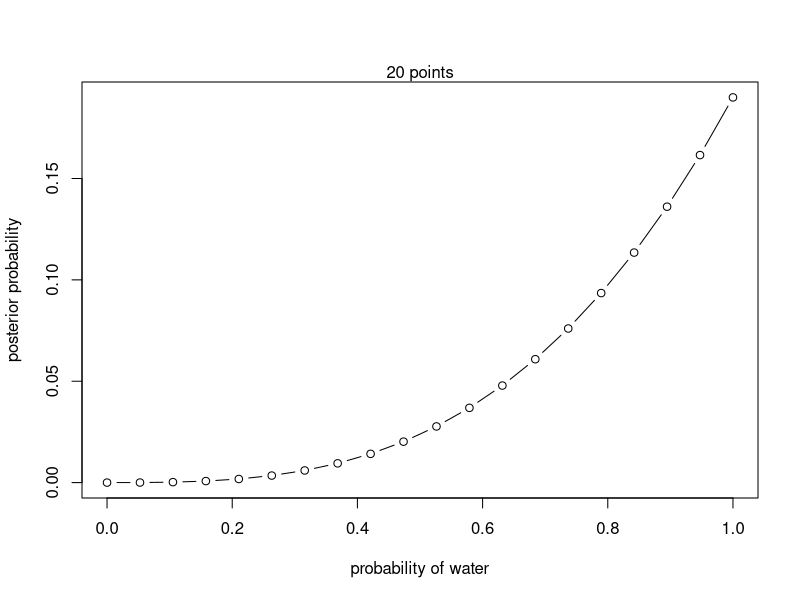
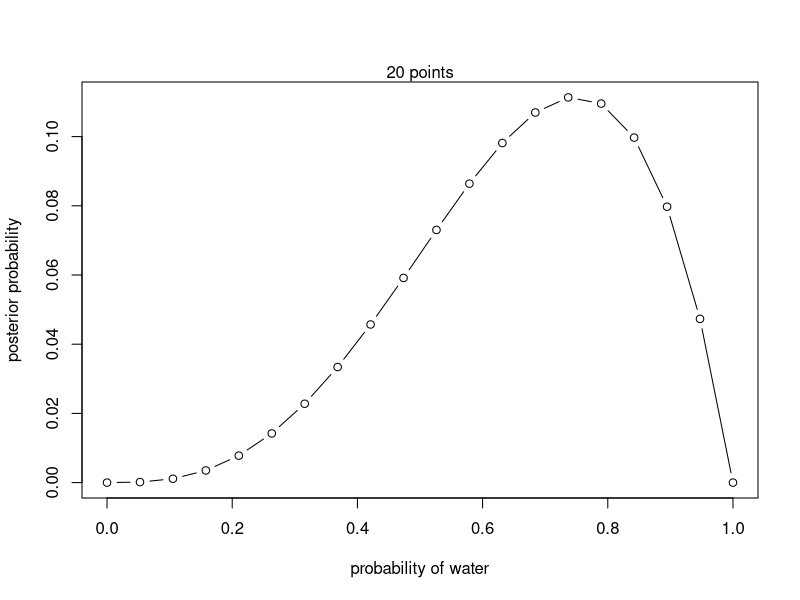
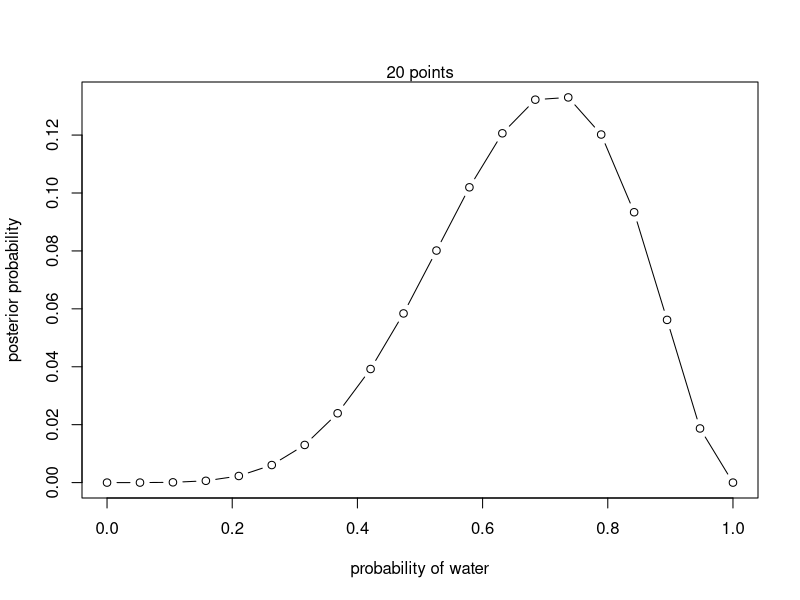
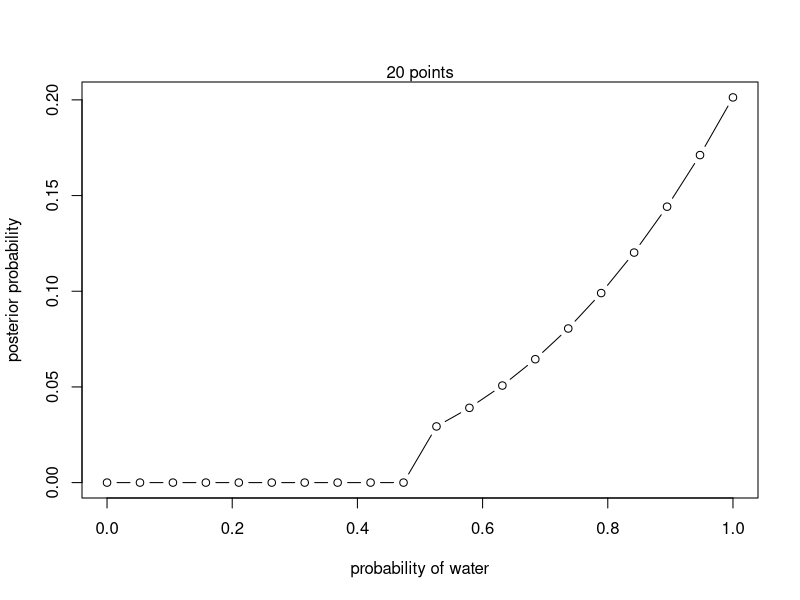
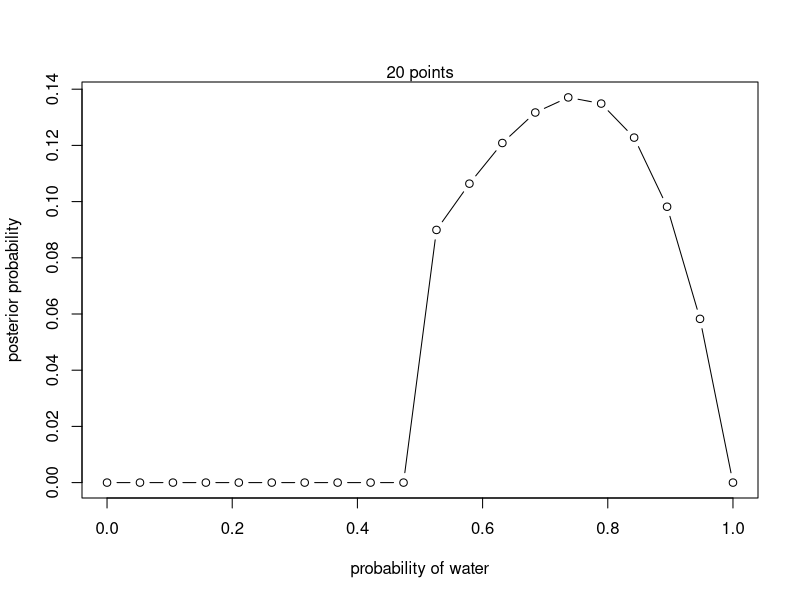
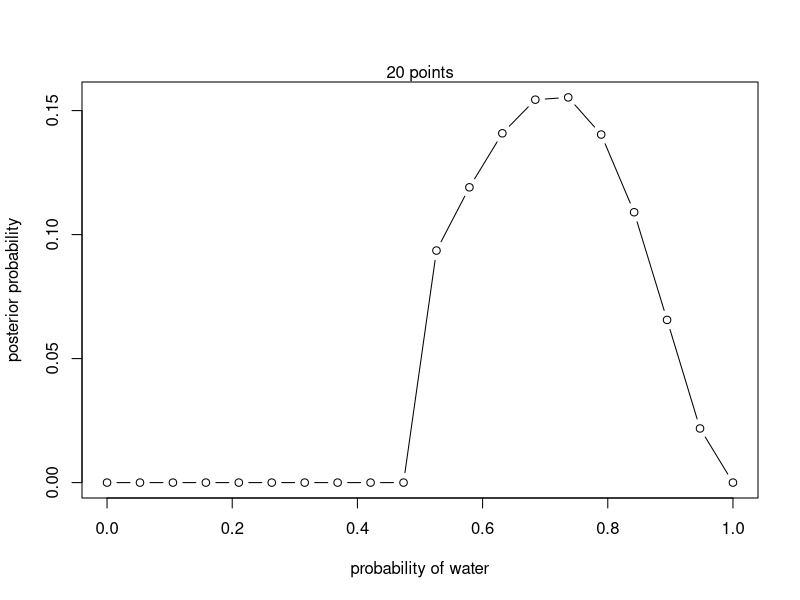

Reproduce these figures in R, in order.
#!/usr/bin/env Rscript

'I am sorry for the late submission of the homework.'
'The reasons are a mixture of lazyness and bad internet connection (I am stealing it from the cafee across the street).'
'Also sorry for not submiting the previous one at all - I am a little late to the party this semester.'

'2E1'
'P(data | parameters)'
'(3) Pr(Monday|rain)'

'2E2'
'(1) The probability of rain on Monday.'

'2E3'
'(2) Pr(rain|Monday)'

'2E4'
'Given our measurements we believe there is about 70% water on Earth.'

'2M1'
plot_grid_approx <- function(water, total, prior=rep(1, 20))
{
    p_grid <- seq( from=0 , to=1 , length.out=20 )
    likelihood <- dbinom( water , size=total , prob=p_grid )
    unstd.posterior <- likelihood * prior
    posterior <- unstd.posterior / sum(unstd.posterior)

    plot( p_grid , posterior , type="b" ,
    xlab="probability of water" , ylab="posterior probability" )
    mtext( "20 points" )
}

plot_grid_approx(3, 3)
plot_grid_approx(3, 4)
plot_grid_approx(5, 7)

'2M2'
local
({
    prior = c( rep(0, 10), rep(2, 10) )
    plot_grid_approx(3, 3, prior)
    plot_grid_approx(3, 4, prior)
    plot_grid_approx(5, 7, prior)
})

'2M3'
local
({
    # Uniform prior multiplies each likelyhood by a constant.
    # Thus can be entirely skipped.
    p <- c(0.3, 1.0)
    posterior <- p / sum(p)
    posterior
})

'2M4'
'Possible outcomes: B/B, B/B, B/W, W/B, W/W, W/W.'
'Observed data: B/?.'
'P(B/B) = (B/B + B/B) / (B/B + B/B + B/W) = 2/3'

'2M5'
'Possible outcomes: B/B, B/B, B/B, B/B, B/W, W/B, W/W, W/W.'
'P(B/B) = (4 B/B) / (4 B/B + B/W) = 4/5'

'2M6'
'Possible outcomes: B/B, B/B, B/W, B/W, W/B, W/B, W/W, W/W, W/W, W/W, W/W, W/W'
'P(B/B) = 2/4' 

'2M7'
'Possible outcomes: B/B, B/B, B/W, W/W'
'P(B/B) = (B/B + B/B + B/W) / (B/B + B/B + B/W + W/W) = 3/4'


# Data for chapter 3
p_grid <- seq( from=0 , to=1 , length.out=1000 )
prior <- rep( 1 , 1000 )
likelihood <- dbinom( 6 , size=9 , prob=p_grid )
posterior <- likelihood * prior
posterior <- posterior / sum(posterior)
set.seed(100)
samples <- sample( p_grid , prob=posterior , size=1e4 , replace=TRUE )

'3E1'
sum(samples[p_grid < 0.2]) / sum(samples)

'3E2'
sum(samples[p_grid > 0.8]) / sum(samples)

'3E3'
sum(samples[p_grid > 0.2 & p_grid < 0.8]) / sum(samples)

'3E4'
quantile(samples, 0.2)

'3E5'
1 - quantile(samples, 0.8)

'3E6'
# Get HPDI code from GitHub as described in the book.
'HPDI(samples , prob=0.66)'

'3E7'
'Probbly the median, mean and HPDI coicide, if I have understood the question correctly, namely a symetric distribution.'
